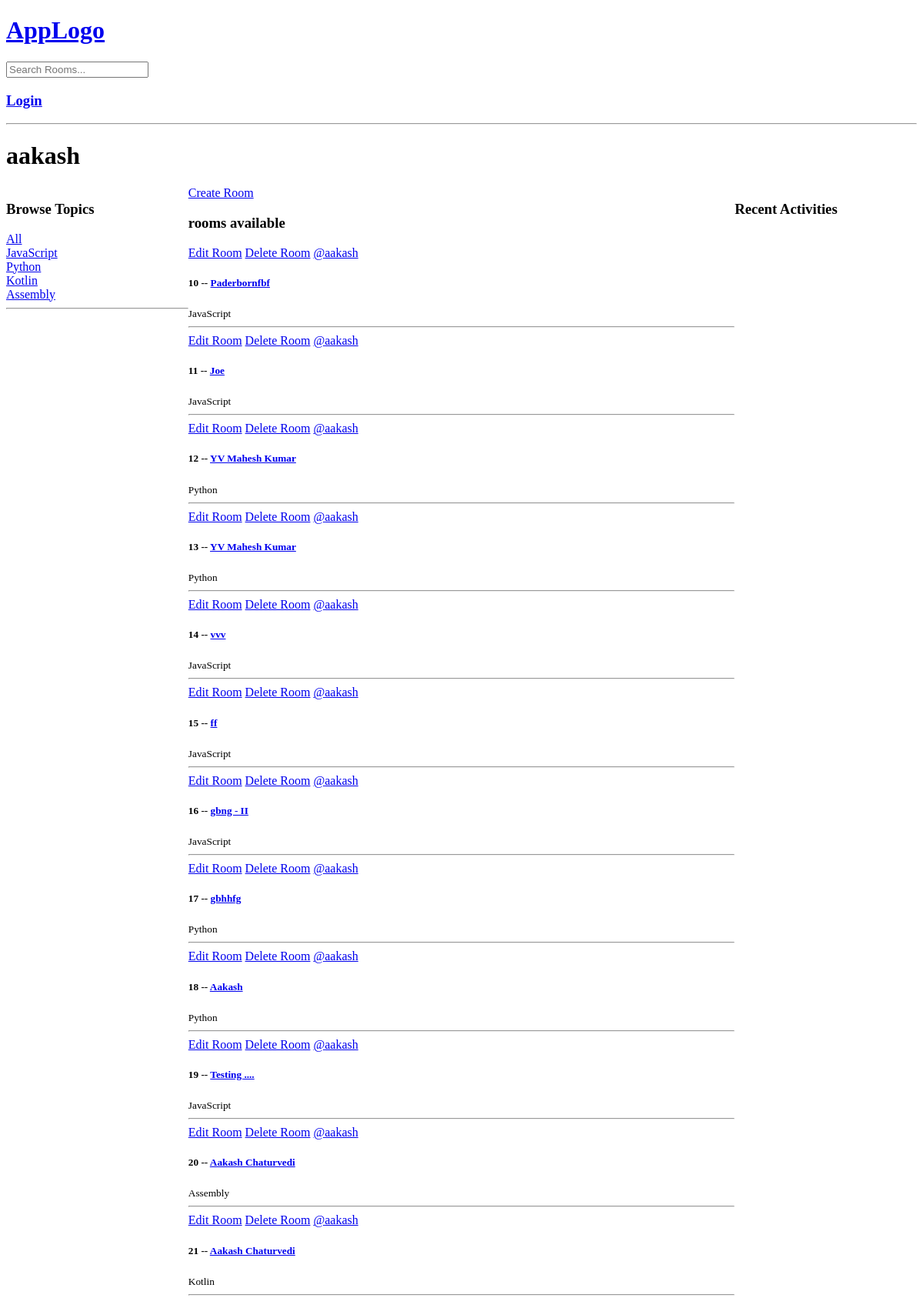
/profile/1/, run on an earlier commit of the app's database.
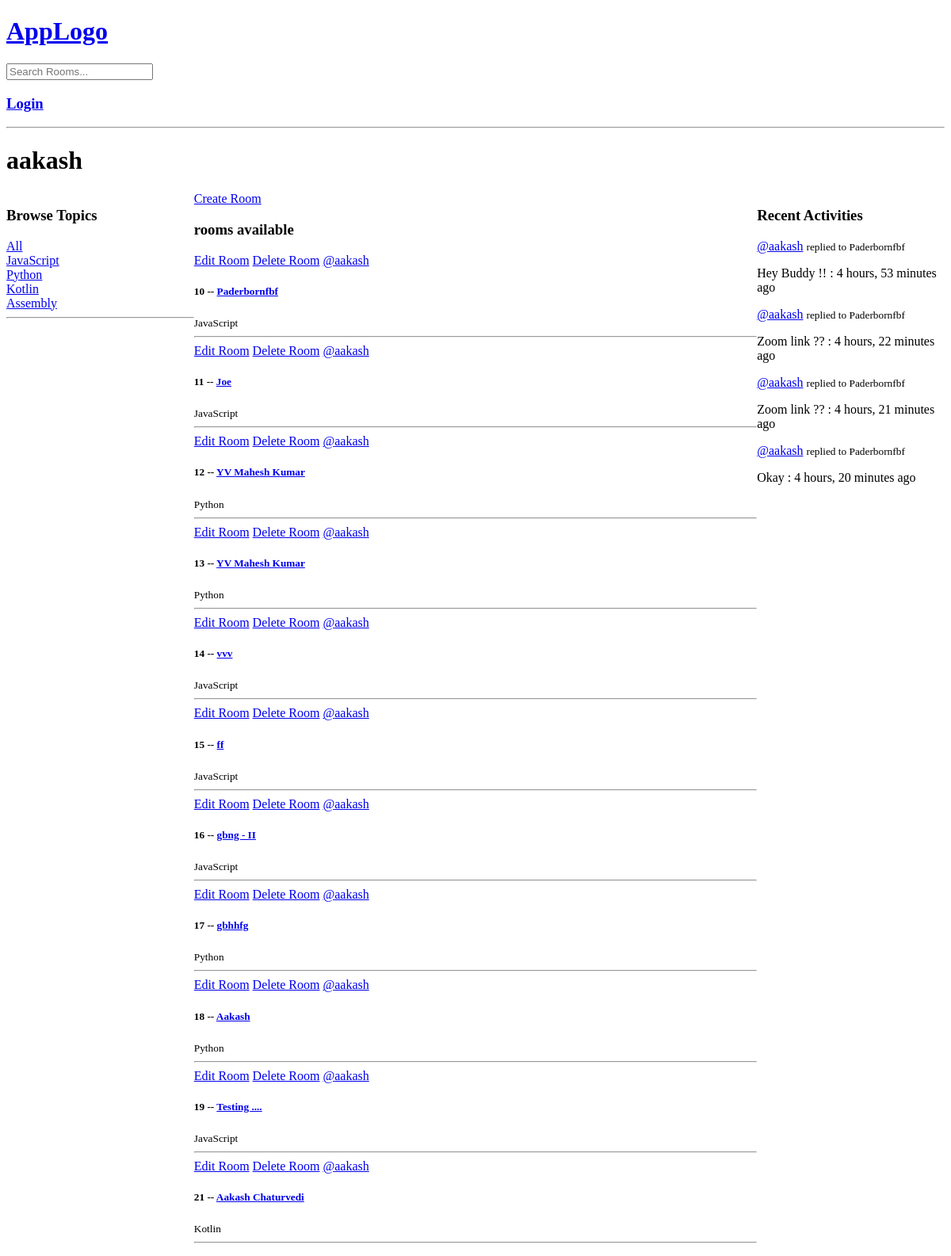
And on a later commit of the database.
### base/models.py (models this page shows, shortened)
class Topic(models.Model):
    name = models.CharField(max_length=100)

class Room(models.Model):
    host = models.ForeignKey(User, on_delete=models.SET_NULL, null=True)
    topic = models.ForeignKey(Topic, on_delete=models.SET_NULL, null=True)
    name = models.CharField(max_length=200)
    description = models.TextField(null=True, blank=True)
    updated = models.DateTimeField(auto_now=True)
    created = models.DateTimeField(auto_now_add=True)
    participants = models.ManyToManyField(User, related_name="participants", blank=True)
    def __str__(self):
        return str(self.name)

class Message(models.Model):
    user = models.ForeignKey(User, on_delete=models.CASCADE)
    room = models.ForeignKey(Room, on_delete=models.CASCADE)
    body = models.TextField()
    updated = models.DateTimeField(auto_now=True)
    created = models.DateTimeField(auto_now_add=True)

### base/views.py (the view)
# urls.py: path("profile/<str:pk>/", views.user_profile, name="user-profile"),
def user_profile(request, pk):
    user = User.objects.get(id=pk)
    rooms = user.room_set.all()
    room_messages = user.message_set.all()
    topics = Topic.objects.all()
    context = {
        "user": user,
        "rooms": rooms,
        "room_messages": room_messages,
        "topics": topics,
    }
    return render(request, "base/user_profile.html", context)

### base/templates/base/user_profile.html (shortened to what this page needs)
{% extends 'main.html' %}
{% block content %}
<h1>{{user.username}}</h1>
<div class="profile-container">
    <div>
        {% include 'base/topic_activity_component.html' %}
    </div>
    <div>
        {% include 'base/feed_component.html' %}
    </div>
    <div>
        {% include 'base/recent_activity_component.html' %}
    </div>
</div>
{% endblock content %}

### base/templates/base/topic_activity_component.html
<div>
    <h3>Browse Topics</h3>
    <a href="{% url 'home'%}">All </a>
    {% for topic in topics %}
    <div>
        <a href="{% url 'home' %}?q={{topic.name}}">{{topic.name}}</a>
    </div>
    {% endfor %}
    <hr>
</div>

### base/templates/base/feed_component.html
<div>
    <a href="{% url 'create-room' %}">Create Room</a>
    <h3>{{room_count}} rooms available </h3>
    <div>
        {% for room in rooms %}
        <div>
            <a href="{% url 'update-room' room.id %}">Edit Room</a>
            <a href="{% url 'delete-room' room.id %}">Delete Room</a>
            <a href="{% url 'user-profile' room.host.id %}">@{{room.host.username}}</a>
            <h5> {{room.id}} -- <a href="/room/{{room.id}}">{{room.name}}</a>
            </h5>
            <small>{{room.topic.name}}</small>
            <hr>
        </div>
        {% endfor %}
    </div>
</div>

### base/templates/base/recent_activity_component.html (shortened to what this page needs)
<div>
    <h3> Recent Activities</h3>
    {% for message in room_messages %}
    <div>
        <a href="{% url 'user-profile' message.user.id %}">@{{message.user}}</a>
        <small>replied to {{message.room}}</small>
        <p>{{message.body}} : {{message.created | timesince}} ago
        </p>
    </div>
    {% endfor %}
</div>

What changed in the data, as far as the page shows it:
removed Room: host.username "aakash", id "20", name "Aakash Chaturvedi", topic.name "Assembly"
added Message: user "aakash", room "Paderbornfbf", body "Hey Buddy !!", created "4 hours, 53 minutes"
added Message: user "aakash", room "Paderbornfbf", body "Zoom link ??", created "4 hours, 22 minutes"
added Message: user "aakash", room "Paderbornfbf", body "Zoom link ??", created "4 hours, 21 minutes"
added Message: user "aakash", room "Paderbornfbf", body "Okay", created "4 hours, 20 minutes"
